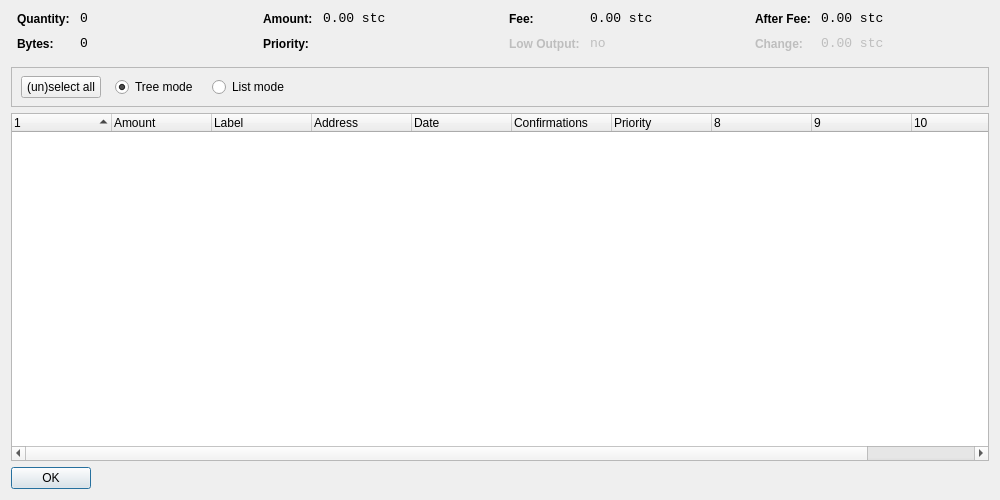
<?xml version="1.0" encoding="UTF-8"?>
<ui version="4.0">
 <class>CoinControlDialog</class>
 <widget class="QDialog" name="CoinControlDialog">
  <property name="geometry">
   <rect>
    <x>0</x>
    <y>0</y>
    <width>1000</width>
    <height>500</height>
   </rect>
  </property>
  <property name="windowTitle">
   <string>Coin Control</string>
  </property>
  <layout class="QVBoxLayout" name="verticalLayout">
   <item>
    <layout class="QHBoxLayout" name="horizontalLayoutTop" stretch="0,0,0,0">
     <property name="topMargin">
      <number>0</number>
     </property>
     <property name="bottomMargin">
      <number>10</number>
     </property>
     <item>
      <layout class="QFormLayout" name="formLayoutCoinControl1">
       <property name="horizontalSpacing">
        <number>10</number>
       </property>
       <property name="verticalSpacing">
        <number>10</number>
       </property>
       <property name="leftMargin">
        <number>6</number>
       </property>
       <property name="rightMargin">
        <number>6</number>
       </property>
       <item row="0" column="0">
        <widget class="QLabel" name="labelCoinControlQuantityText">
         <property name="styleSheet">
          <string notr="true">font-weight:bold;</string>
         </property>
         <property name="text">
          <string>Quantity:</string>
         </property>
        </widget>
       </item>
       <item row="0" column="1">
        <widget class="QLabel" name="labelCoinControlQuantity">
         <property name="font">
          <font>
           <family>Monospace</family>
           <pointsize>10</pointsize>
          </font>
         </property>
         <property name="cursor">
          <cursorShape>IBeamCursor</cursorShape>
         </property>
         <property name="contextMenuPolicy">
          <enum>Qt::ActionsContextMenu</enum>
         </property>
         <property name="text">
          <string notr="true">0</string>
         </property>
         <property name="textInteractionFlags">
          <set>Qt::LinksAccessibleByMouse|Qt::TextSelectableByKeyboard|Qt::TextSelectableByMouse</set>
         </property>
        </widget>
       </item>
       <item row="1" column="0">
        <widget class="QLabel" name="labelCoinControlBytesText">
         <property name="styleSheet">
          <string notr="true">font-weight:bold;</string>
         </property>
         <property name="text">
          <string>Bytes:</string>
         </property>
        </widget>
       </item>
       <item row="1" column="1">
        <widget class="QLabel" name="labelCoinControlBytes">
         <property name="font">
          <font>
           <family>Monospace</family>
           <pointsize>10</pointsize>
          </font>
         </property>
         <property name="cursor">
          <cursorShape>IBeamCursor</cursorShape>
         </property>
         <property name="contextMenuPolicy">
          <enum>Qt::ActionsContextMenu</enum>
         </property>
         <property name="text">
          <string notr="true">0</string>
         </property>
         <property name="textInteractionFlags">
          <set>Qt::LinksAccessibleByMouse|Qt::TextSelectableByKeyboard|Qt::TextSelectableByMouse</set>
         </property>
        </widget>
       </item>
      </layout>
     </item>
     <item>
      <layout class="QFormLayout" name="formLayoutCoinControl2">
       <property name="horizontalSpacing">
        <number>10</number>
       </property>
       <property name="verticalSpacing">
        <number>10</number>
       </property>
       <property name="leftMargin">
        <number>6</number>
       </property>
       <property name="rightMargin">
        <number>6</number>
       </property>
       <item row="0" column="0">
        <widget class="QLabel" name="labelCoinControlAmountText">
         <property name="styleSheet">
          <string notr="true">font-weight:bold;</string>
         </property>
         <property name="text">
          <string>Amount:</string>
         </property>
        </widget>
       </item>
       <item row="0" column="1">
        <widget class="QLabel" name="labelCoinControlAmount">
         <property name="font">
          <font>
           <family>Monospace</family>
           <pointsize>10</pointsize>
          </font>
         </property>
         <property name="cursor">
          <cursorShape>IBeamCursor</cursorShape>
         </property>
         <property name="contextMenuPolicy">
          <enum>Qt::ActionsContextMenu</enum>
         </property>
         <property name="text">
          <string notr="true">0.00 stc</string>
         </property>
         <property name="textInteractionFlags">
          <set>Qt::LinksAccessibleByMouse|Qt::TextSelectableByKeyboard|Qt::TextSelectableByMouse</set>
         </property>
        </widget>
       </item>
       <item row="1" column="0">
        <widget class="QLabel" name="labelCoinControlPriorityText">
         <property name="styleSheet">
          <string notr="true">font-weight:bold;</string>
         </property>
         <property name="text">
          <string>Priority:</string>
         </property>
        </widget>
       </item>
       <item row="1" column="1">
        <widget class="QLabel" name="labelCoinControlPriority">
         <property name="font">
          <font>
           <family>Monospace</family>
           <pointsize>10</pointsize>
          </font>
         </property>
         <property name="cursor">
          <cursorShape>IBeamCursor</cursorShape>
         </property>
         <property name="contextMenuPolicy">
          <enum>Qt::ActionsContextMenu</enum>
         </property>
         <property name="text">
          <string/>
         </property>
         <property name="textInteractionFlags">
          <set>Qt::LinksAccessibleByMouse|Qt::TextSelectableByKeyboard|Qt::TextSelectableByMouse</set>
         </property>
        </widget>
       </item>
      </layout>
     </item>
     <item>
      <layout class="QFormLayout" name="formLayoutCoinControl3">
       <property name="horizontalSpacing">
        <number>10</number>
       </property>
       <property name="verticalSpacing">
        <number>10</number>
       </property>
       <property name="leftMargin">
        <number>6</number>
       </property>
       <property name="rightMargin">
        <number>6</number>
       </property>
       <item row="0" column="0">
        <widget class="QLabel" name="labelCoinControlFeeText">
         <property name="styleSheet">
          <string notr="true">font-weight:bold;</string>
         </property>
         <property name="text">
          <string>Fee:</string>
         </property>
        </widget>
       </item>
       <item row="0" column="1">
        <widget class="QLabel" name="labelCoinControlFee">
         <property name="font">
          <font>
           <family>Monospace</family>
           <pointsize>10</pointsize>
          </font>
         </property>
         <property name="cursor">
          <cursorShape>IBeamCursor</cursorShape>
         </property>
         <property name="contextMenuPolicy">
          <enum>Qt::ActionsContextMenu</enum>
         </property>
         <property name="text">
          <string notr="true">0.00 stc</string>
         </property>
         <property name="textInteractionFlags">
          <set>Qt::LinksAccessibleByMouse|Qt::TextSelectableByKeyboard|Qt::TextSelectableByMouse</set>
         </property>
        </widget>
       </item>
       <item row="1" column="0">
        <widget class="QLabel" name="labelCoinControlLowOutputText">
         <property name="enabled">
          <bool>false</bool>
         </property>
         <property name="styleSheet">
          <string notr="true">font-weight:bold;</string>
         </property>
         <property name="text">
          <string>Low Output:</string>
         </property>
        </widget>
       </item>
       <item row="1" column="1">
        <widget class="QLabel" name="labelCoinControlLowOutput">
         <property name="enabled">
          <bool>false</bool>
         </property>
         <property name="font">
          <font>
           <family>Monospace</family>
           <pointsize>10</pointsize>
          </font>
         </property>
         <property name="cursor">
          <cursorShape>IBeamCursor</cursorShape>
         </property>
         <property name="contextMenuPolicy">
          <enum>Qt::ActionsContextMenu</enum>
         </property>
         <property name="text">
          <string notr="true">no</string>
         </property>
         <property name="textInteractionFlags">
          <set>Qt::LinksAccessibleByMouse|Qt::TextSelectableByKeyboard|Qt::TextSelectableByMouse</set>
         </property>
        </widget>
       </item>
      </layout>
     </item>
     <item>
      <layout class="QFormLayout" name="formLayoutCoinControl4">
       <property name="horizontalSpacing">
        <number>10</number>
       </property>
       <property name="verticalSpacing">
        <number>10</number>
       </property>
       <property name="leftMargin">
        <number>6</number>
       </property>
       <property name="rightMargin">
        <number>6</number>
       </property>
       <item row="0" column="0">
        <widget class="QLabel" name="labelCoinControlAfterFeeText">
         <property name="styleSheet">
          <string notr="true">font-weight:bold;</string>
         </property>
         <property name="text">
          <string>After Fee:</string>
         </property>
        </widget>
       </item>
       <item row="0" column="1">
        <widget class="QLabel" name="labelCoinControlAfterFee">
         <property name="font">
          <font>
           <family>Monospace</family>
           <pointsize>10</pointsize>
          </font>
         </property>
         <property name="cursor">
          <cursorShape>IBeamCursor</cursorShape>
         </property>
         <property name="contextMenuPolicy">
          <enum>Qt::ActionsContextMenu</enum>
         </property>
         <property name="text">
          <string notr="true">0.00 stc</string>
         </property>
         <property name="textInteractionFlags">
          <set>Qt::LinksAccessibleByMouse|Qt::TextSelectableByKeyboard|Qt::TextSelectableByMouse</set>
         </property>
        </widget>
       </item>
       <item row="1" column="0">
        <widget class="QLabel" name="labelCoinControlChangeText">
         <property name="enabled">
          <bool>false</bool>
         </property>
         <property name="styleSheet">
          <string notr="true">font-weight:bold;</string>
         </property>
         <property name="text">
          <string>Change:</string>
         </property>
        </widget>
       </item>
       <item row="1" column="1">
        <widget class="QLabel" name="labelCoinControlChange">
         <property name="enabled">
          <bool>false</bool>
         </property>
         <property name="font">
          <font>
           <family>Monospace</family>
           <pointsize>10</pointsize>
          </font>
         </property>
         <property name="cursor">
          <cursorShape>IBeamCursor</cursorShape>
         </property>
         <property name="contextMenuPolicy">
          <enum>Qt::ActionsContextMenu</enum>
         </property>
         <property name="text">
          <string notr="true">0.00 stc</string>
         </property>
         <property name="textInteractionFlags">
          <set>Qt::LinksAccessibleByMouse|Qt::TextSelectableByKeyboard|Qt::TextSelectableByMouse</set>
         </property>
        </widget>
       </item>
      </layout>
     </item>
    </layout>
   </item>
   <item>
    <widget class="QFrame" name="frame">
     <property name="minimumSize">
      <size>
       <width>0</width>
       <height>40</height>
      </size>
     </property>
     <property name="frameShape">
      <enum>QFrame::StyledPanel</enum>
     </property>
     <property name="frameShadow">
      <enum>QFrame::Sunken</enum>
     </property>
     <widget class="QWidget" name="horizontalLayoutWidget">
      <property name="geometry">
       <rect>
        <x>10</x>
        <y>0</y>
        <width>781</width>
        <height>41</height>
       </rect>
      </property>
      <layout class="QHBoxLayout" name="horizontalLayoutPanel" stretch="0,0,0,0,0">
       <property name="spacing">
        <number>14</number>
       </property>
       <item>
        <widget class="QPushButton" name="pushButtonSelectAll">
         <property name="sizePolicy">
          <sizepolicy hsizetype="Maximum" vsizetype="Fixed">
           <horstretch>0</horstretch>
           <verstretch>0</verstretch>
          </sizepolicy>
         </property>
         <property name="text">
          <string>(un)select all</string>
         </property>
        </widget>
       </item>
       <item>
        <widget class="QRadioButton" name="radioTreeMode">
         <property name="sizePolicy">
          <sizepolicy hsizetype="Maximum" vsizetype="Fixed">
           <horstretch>0</horstretch>
           <verstretch>0</verstretch>
          </sizepolicy>
         </property>
         <property name="text">
          <string>Tree mode</string>
         </property>
         <property name="checked">
          <bool>true</bool>
         </property>
        </widget>
       </item>
       <item>
        <widget class="QRadioButton" name="radioListMode">
         <property name="sizePolicy">
          <sizepolicy hsizetype="Maximum" vsizetype="Fixed">
           <horstretch>0</horstretch>
           <verstretch>0</verstretch>
          </sizepolicy>
         </property>
         <property name="text">
          <string>List mode</string>
         </property>
        </widget>
       </item>
       <item>
        <spacer name="horizontalSpacer">
         <property name="orientation">
          <enum>Qt::Horizontal</enum>
         </property>
         <property name="sizeHint" stdset="0">
          <size>
           <width>40</width>
           <height>20</height>
          </size>
         </property>
        </spacer>
       </item>
      </layout>
     </widget>
    </widget>
   </item>
   <item>
    <widget class="CoinControlTreeWidget" name="treeWidget">
     <property name="contextMenuPolicy">
      <enum>Qt::CustomContextMenu</enum>
     </property>
     <property name="sortingEnabled">
      <bool>false</bool>
     </property>
     <property name="columnCount">
      <number>11</number>
     </property>
     <attribute name="headerShowSortIndicator" stdset="0">
      <bool>true</bool>
     </attribute>
     <attribute name="headerStretchLastSection">
      <bool>false</bool>
     </attribute>
     <column>
      <property name="text">
       <string/>
      </property>
     </column>
     <column>
      <property name="text">
       <string>Amount</string>
      </property>
     </column>
     <column>
      <property name="text">
       <string>Label</string>
      </property>
     </column>
     <column>
      <property name="text">
       <string>Address</string>
      </property>
     </column>
     <column>
      <property name="text">
       <string>Date</string>
      </property>
     </column>
     <column>
      <property name="text">
       <string>Confirmations</string>
      </property>
      <property name="toolTip">
       <string>Confirmed</string>
      </property>
     </column>
     <column>
      <property name="text">
       <string>Priority</string>
      </property>
     </column>
     <column>
      <property name="text">
       <string/>
      </property>
     </column>
     <column>
      <property name="text">
       <string/>
      </property>
     </column>
     <column>
      <property name="text">
       <string/>
      </property>
     </column>
     <column>
      <property name="text">
       <string/>
      </property>
     </column>
    </widget>
   </item>
   <item>
    <widget class="QDialogButtonBox" name="buttonBox">
     <property name="sizePolicy">
      <sizepolicy hsizetype="Maximum" vsizetype="Fixed">
       <horstretch>0</horstretch>
       <verstretch>0</verstretch>
      </sizepolicy>
     </property>
     <property name="orientation">
      <enum>Qt::Horizontal</enum>
     </property>
     <property name="standardButtons">
      <set>QDialogButtonBox::Ok</set>
     </property>
    </widget>
   </item>
  </layout>
 </widget>
 <customwidgets>
  <customwidget>
   <class>CoinControlTreeWidget</class>
   <extends>QTreeWidget</extends>
   <header>coincontroltreewidget.h</header>
  </customwidget>
 </customwidgets>
 <resources/>
 <connections/>
</ui>
